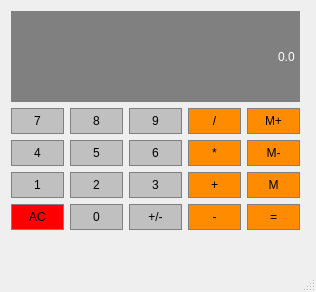
<?xml version="1.0" encoding="UTF-8"?>
<ui version="4.0">
 <class>Calculator</class>
 <widget class="QMainWindow" name="Calculator">
  <property name="geometry">
   <rect>
    <x>0</x>
    <y>0</y>
    <width>316</width>
    <height>292</height>
   </rect>
  </property>
  <property name="windowTitle">
   <string>Calculator</string>
  </property>
  <widget class="QWidget" name="centralWidget">
   <widget class="QWidget" name="gridLayoutWidget">
    <property name="geometry">
     <rect>
      <x>0</x>
      <y>0</y>
      <width>311</width>
      <height>241</height>
     </rect>
    </property>
    <layout class="QGridLayout" name="gridLayout">
     <item row="1" column="1">
      <widget class="QPushButton" name="Button_8">
       <property name="sizePolicy">
        <sizepolicy hsizetype="Preferred" vsizetype="Preferred">
         <horstretch>0</horstretch>
         <verstretch>0</verstretch>
        </sizepolicy>
       </property>
       <property name="styleSheet">
        <string notr="true">QPushButton{
    background-color: #C0C0C0;
    border: 1px solid gray;
    padding: 5px;
}

QPushButton: pressed{
    background-color: #A9A9A9;
    border: 1px solid gray;
    padding: 5px;
}</string>
       </property>
       <property name="text">
        <string>8</string>
       </property>
      </widget>
     </item>
     <item row="3" column="0">
      <widget class="QPushButton" name="Button_1">
       <property name="sizePolicy">
        <sizepolicy hsizetype="Preferred" vsizetype="Preferred">
         <horstretch>0</horstretch>
         <verstretch>0</verstretch>
        </sizepolicy>
       </property>
       <property name="styleSheet">
        <string notr="true">QPushButton{
    background-color: #C0C0C0;
    border: 1px solid gray;
    padding: 5px;
}

QPushButton: pressed{
    background-color: #A9A9A9;
    border: 1px solid gray;
    padding: 5px;
}</string>
       </property>
       <property name="text">
        <string>1</string>
       </property>
      </widget>
     </item>
     <item row="1" column="0">
      <widget class="QPushButton" name="Button_7">
       <property name="sizePolicy">
        <sizepolicy hsizetype="Preferred" vsizetype="Preferred">
         <horstretch>0</horstretch>
         <verstretch>0</verstretch>
        </sizepolicy>
       </property>
       <property name="styleSheet">
        <string notr="true">QPushButton{
    background-color: #C0C0C0;
    border: 1px solid gray;
    padding: 5px;
}

QPushButton: pressed{
    background-color: #A9A9A9;
    border: 1px solid gray;
    padding: 5px;
}</string>
       </property>
       <property name="text">
        <string>7</string>
       </property>
      </widget>
     </item>
     <item row="1" column="4">
      <widget class="QPushButton" name="MemAdd">
       <property name="sizePolicy">
        <sizepolicy hsizetype="Preferred" vsizetype="Preferred">
         <horstretch>0</horstretch>
         <verstretch>0</verstretch>
        </sizepolicy>
       </property>
       <property name="styleSheet">
        <string notr="true">QPushButton{
    background-color: #FF8C00;
    border: 1px solid gray;
    padding: 5px;
}

QPushButton: pressed{
    background-color: #A9A9A9;
    border: 1px solid gray;
    padding: 5px;
}</string>
       </property>
       <property name="text">
        <string>M+</string>
       </property>
      </widget>
     </item>
     <item row="1" column="2">
      <widget class="QPushButton" name="Button_9">
       <property name="sizePolicy">
        <sizepolicy hsizetype="Preferred" vsizetype="Preferred">
         <horstretch>0</horstretch>
         <verstretch>0</verstretch>
        </sizepolicy>
       </property>
       <property name="styleSheet">
        <string notr="true">QPushButton{
    background-color: #C0C0C0;
    border: 1px solid gray;
    padding: 5px;
}

QPushButton: pressed{
    background-color: #A9A9A9;
    border: 1px solid gray;
    padding: 5px;
}</string>
       </property>
       <property name="text">
        <string>9</string>
       </property>
      </widget>
     </item>
     <item row="2" column="1">
      <widget class="QPushButton" name="Button_5">
       <property name="sizePolicy">
        <sizepolicy hsizetype="Preferred" vsizetype="Preferred">
         <horstretch>0</horstretch>
         <verstretch>0</verstretch>
        </sizepolicy>
       </property>
       <property name="styleSheet">
        <string notr="true">QPushButton{
    background-color: #C0C0C0;
    border: 1px solid gray;
    padding: 5px;
}

QPushButton: pressed{
    background-color: #A9A9A9;
    border: 1px solid gray;
    padding: 5px;
}</string>
       </property>
       <property name="text">
        <string>5</string>
       </property>
      </widget>
     </item>
     <item row="3" column="1">
      <widget class="QPushButton" name="Button_2">
       <property name="sizePolicy">
        <sizepolicy hsizetype="Preferred" vsizetype="Preferred">
         <horstretch>0</horstretch>
         <verstretch>0</verstretch>
        </sizepolicy>
       </property>
       <property name="styleSheet">
        <string notr="true">QPushButton{
    background-color: #C0C0C0;
    border: 1px solid gray;
    padding: 5px;
}

QPushButton: pressed{
    background-color: #A9A9A9;
    border: 1px solid gray;
    padding: 5px;
}</string>
       </property>
       <property name="text">
        <string>2</string>
       </property>
      </widget>
     </item>
     <item row="4" column="0">
      <widget class="QPushButton" name="Clear">
       <property name="sizePolicy">
        <sizepolicy hsizetype="Preferred" vsizetype="Preferred">
         <horstretch>0</horstretch>
         <verstretch>0</verstretch>
        </sizepolicy>
       </property>
       <property name="styleSheet">
        <string notr="true">QPushButton{
    background-color: red;
    border: 1px solid gray;
    padding: 5px;
}

QPushButton: pressed{
    background-color: #A9A9A9;
    border: 1px solid gray;
    padding: 5px;
}</string>
       </property>
       <property name="text">
        <string>AC</string>
       </property>
      </widget>
     </item>
     <item row="2" column="0">
      <widget class="QPushButton" name="Button_4">
       <property name="sizePolicy">
        <sizepolicy hsizetype="Preferred" vsizetype="Preferred">
         <horstretch>0</horstretch>
         <verstretch>0</verstretch>
        </sizepolicy>
       </property>
       <property name="styleSheet">
        <string notr="true">QPushButton{
    background-color: #C0C0C0;
    border: 1px solid gray;
    padding: 5px;
}

QPushButton: pressed{
    background-color: #A9A9A9;
    border: 1px solid gray;
    padding: 5px;
}</string>
       </property>
       <property name="text">
        <string>4</string>
       </property>
      </widget>
     </item>
     <item row="2" column="2">
      <widget class="QPushButton" name="Button_6">
       <property name="sizePolicy">
        <sizepolicy hsizetype="Preferred" vsizetype="Preferred">
         <horstretch>0</horstretch>
         <verstretch>0</verstretch>
        </sizepolicy>
       </property>
       <property name="styleSheet">
        <string notr="true">QPushButton{
    background-color: #C0C0C0;
    border: 1px solid gray;
    padding: 5px;
}

QPushButton: pressed{
    background-color: #A9A9A9;
    border: 1px solid gray;
    padding: 5px;
}</string>
       </property>
       <property name="text">
        <string>6</string>
       </property>
      </widget>
     </item>
     <item row="4" column="1">
      <widget class="QPushButton" name="Button_0">
       <property name="sizePolicy">
        <sizepolicy hsizetype="Preferred" vsizetype="Preferred">
         <horstretch>0</horstretch>
         <verstretch>0</verstretch>
        </sizepolicy>
       </property>
       <property name="styleSheet">
        <string notr="true">QPushButton{
    background-color: #C0C0C0;
    border: 1px solid gray;
    padding: 5px;
}

QPushButton: pressed{
    background-color: #A9A9A9;
    border: 1px solid gray;
    padding: 5px;
}</string>
       </property>
       <property name="text">
        <string>0</string>
       </property>
      </widget>
     </item>
     <item row="1" column="3">
      <widget class="QPushButton" name="Divide">
       <property name="sizePolicy">
        <sizepolicy hsizetype="Preferred" vsizetype="Preferred">
         <horstretch>0</horstretch>
         <verstretch>0</verstretch>
        </sizepolicy>
       </property>
       <property name="styleSheet">
        <string notr="true">QPushButton{
    background-color: #FF8C00;
    border: 1px solid gray;
    padding: 5px;
}

QPushButton: pressed{
    background-color: #A9A9A9;
    border: 1px solid gray;
    padding: 5px;
}</string>
       </property>
       <property name="text">
        <string>/</string>
       </property>
      </widget>
     </item>
     <item row="3" column="2">
      <widget class="QPushButton" name="Button_3">
       <property name="sizePolicy">
        <sizepolicy hsizetype="Preferred" vsizetype="Preferred">
         <horstretch>0</horstretch>
         <verstretch>0</verstretch>
        </sizepolicy>
       </property>
       <property name="styleSheet">
        <string notr="true">QPushButton{
    background-color: #C0C0C0;
    border: 1px solid gray;
    padding: 5px;
}

QPushButton: pressed{
    background-color: #A9A9A9;
    border: 1px solid gray;
    padding: 5px;
}</string>
       </property>
       <property name="text">
        <string>3</string>
       </property>
      </widget>
     </item>
     <item row="4" column="2">
      <widget class="QPushButton" name="Change_Sign">
       <property name="sizePolicy">
        <sizepolicy hsizetype="Preferred" vsizetype="Preferred">
         <horstretch>0</horstretch>
         <verstretch>0</verstretch>
        </sizepolicy>
       </property>
       <property name="styleSheet">
        <string notr="true">QPushButton{
    background-color: #C0C0C0;
    border: 1px solid gray;
    padding: 5px;
}

QPushButton: pressed{
    background-color: #A9A9A9;
    border: 1px solid gray;
    padding: 5px;
}</string>
       </property>
       <property name="text">
        <string>+/-</string>
       </property>
      </widget>
     </item>
     <item row="2" column="3">
      <widget class="QPushButton" name="Multiply">
       <property name="sizePolicy">
        <sizepolicy hsizetype="Preferred" vsizetype="Preferred">
         <horstretch>0</horstretch>
         <verstretch>0</verstretch>
        </sizepolicy>
       </property>
       <property name="styleSheet">
        <string notr="true">QPushButton{
    background-color: #FF8C00;
    border: 1px solid gray;
    padding: 5px;
}

QPushButton: pressed{
    background-color: #A9A9A9;
    border: 1px solid gray;
    padding: 5px;
}</string>
       </property>
       <property name="text">
        <string>*</string>
       </property>
      </widget>
     </item>
     <item row="2" column="4">
      <widget class="QPushButton" name="MemClear">
       <property name="sizePolicy">
        <sizepolicy hsizetype="Preferred" vsizetype="Preferred">
         <horstretch>0</horstretch>
         <verstretch>0</verstretch>
        </sizepolicy>
       </property>
       <property name="styleSheet">
        <string notr="true">QPushButton{
    background-color: #FF8C00;
    border: 1px solid gray;
    padding: 5px;
}

QPushButton: pressed{
    background-color: #A9A9A9;
    border: 1px solid gray;
    padding: 5px;
}</string>
       </property>
       <property name="text">
        <string>M-</string>
       </property>
      </widget>
     </item>
     <item row="3" column="3">
      <widget class="QPushButton" name="Add">
       <property name="sizePolicy">
        <sizepolicy hsizetype="Preferred" vsizetype="Preferred">
         <horstretch>0</horstretch>
         <verstretch>0</verstretch>
        </sizepolicy>
       </property>
       <property name="styleSheet">
        <string notr="true">QPushButton{
    background-color: #FF8C00;
    border: 1px solid gray;
    padding: 5px;
}

QPushButton: pressed{
    background-color: #A9A9A9;
    border: 1px solid gray;
    padding: 5px;
}</string>
       </property>
       <property name="text">
        <string>+</string>
       </property>
      </widget>
     </item>
     <item row="3" column="4">
      <widget class="QPushButton" name="MemGet">
       <property name="sizePolicy">
        <sizepolicy hsizetype="Preferred" vsizetype="Preferred">
         <horstretch>0</horstretch>
         <verstretch>0</verstretch>
        </sizepolicy>
       </property>
       <property name="styleSheet">
        <string notr="true">QPushButton{
    background-color: #FF8C00;
    border: 1px solid gray;
    padding: 5px;
}

QPushButton: pressed{
    background-color: #A9A9A9;
    border: 1px solid gray;
    padding: 5px;
}</string>
       </property>
       <property name="text">
        <string>M</string>
       </property>
      </widget>
     </item>
     <item row="4" column="3">
      <widget class="QPushButton" name="Subtract">
       <property name="sizePolicy">
        <sizepolicy hsizetype="Preferred" vsizetype="Preferred">
         <horstretch>0</horstretch>
         <verstretch>0</verstretch>
        </sizepolicy>
       </property>
       <property name="styleSheet">
        <string notr="true">QPushButton{
    background-color: #FF8C00;
    border: 1px solid gray;
    padding: 5px;
}

QPushButton: pressed{
    background-color: #A9A9A9;
    border: 1px solid gray;
    padding: 5px;
}</string>
       </property>
       <property name="text">
        <string>-</string>
       </property>
      </widget>
     </item>
     <item row="4" column="4">
      <widget class="QPushButton" name="Equals">
       <property name="sizePolicy">
        <sizepolicy hsizetype="Preferred" vsizetype="Preferred">
         <horstretch>0</horstretch>
         <verstretch>0</verstretch>
        </sizepolicy>
       </property>
       <property name="styleSheet">
        <string notr="true">QPushButton{
    background-color: #FF8C00;
    border: 1px solid gray;
    padding: 5px;
}

QPushButton: pressed{
    background-color: #A9A9A9;
    border: 1px solid gray;
    padding: 5px;
}</string>
       </property>
       <property name="text">
        <string>=</string>
       </property>
      </widget>
     </item>
     <item row="0" column="0" colspan="5">
      <widget class="QLineEdit" name="Display">
       <property name="sizePolicy">
        <sizepolicy hsizetype="Preferred" vsizetype="Expanding">
         <horstretch>0</horstretch>
         <verstretch>0</verstretch>
        </sizepolicy>
       </property>
       <property name="styleSheet">
        <string notr="true">QLineEdit{
    background-color: gray;
    border: 1px solid gray;
   color: #ffffff;
}</string>
       </property>
       <property name="text">
        <string>0.0</string>
       </property>
       <property name="alignment">
        <set>Qt::AlignRight|Qt::AlignTrailing|Qt::AlignVCenter</set>
       </property>
      </widget>
     </item>
    </layout>
   </widget>
  </widget>
  <widget class="QMenuBar" name="menuBar">
   <property name="geometry">
    <rect>
     <x>0</x>
     <y>0</y>
     <width>316</width>
     <height>22</height>
    </rect>
   </property>
  </widget>
  <widget class="QStatusBar" name="statusBar"/>
 </widget>
 <layoutdefault spacing="6" margin="11"/>
 <resources/>
 <connections/>
</ui>
